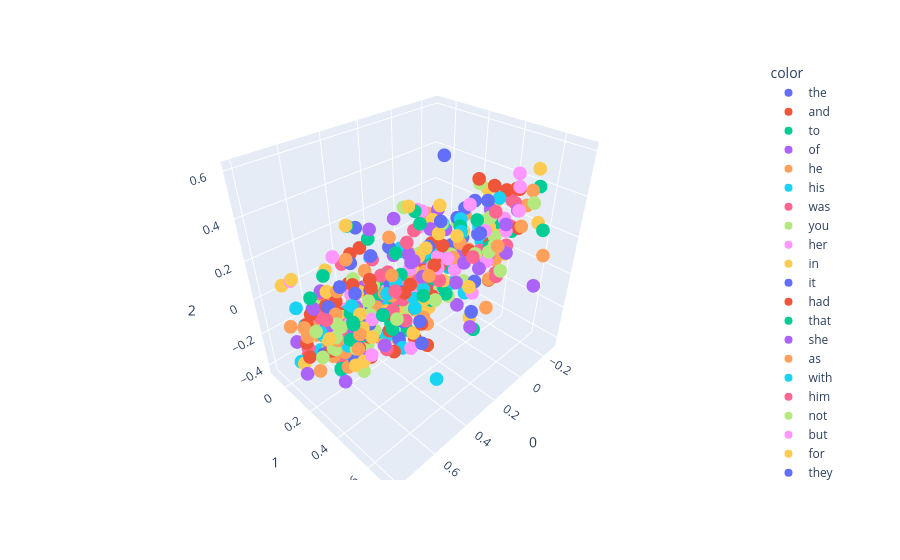

Write notebook code for a chart like this one.
### Code cell
import plotly.express as px
fig = px.scatter_3d(X[:500],x=0,y=1,z=2,color=model.wv.index_to_key[:500])
fig.show()
